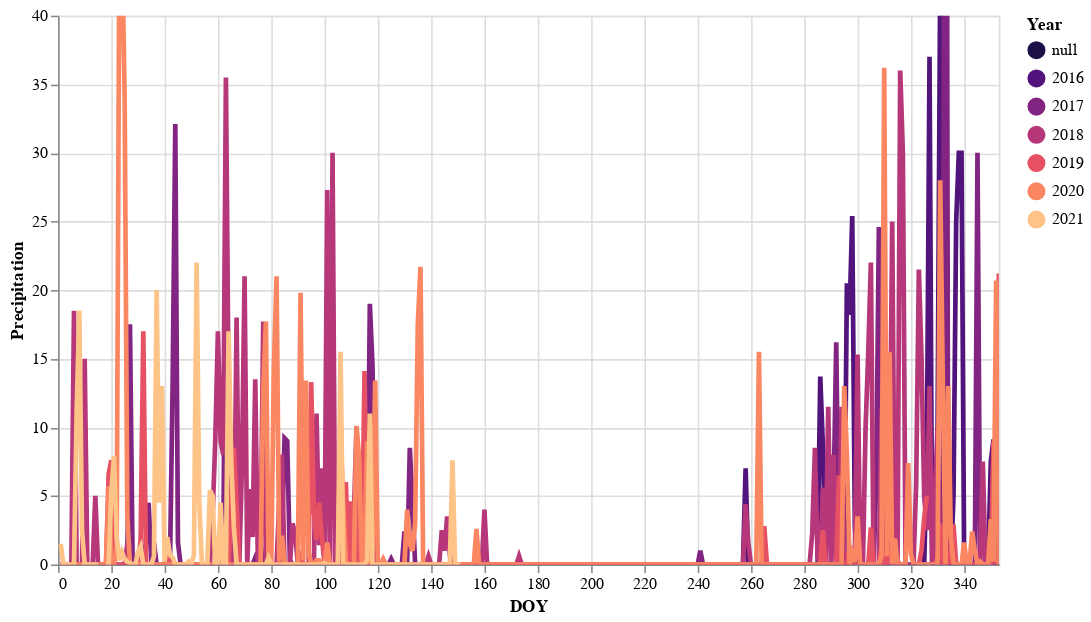

Source (notebook cell):
### Code cell
highlight = alt.selection(
    type='single', on='mouseover', fields=['Year'], nearest=True)

base = alt.Chart(data_meteo_2).encode(
    x=alt.X('DOY:Q', scale=alt.Scale(domain=[0, 353], clamp=True)),
    y=alt.Y('Precipitation:Q', scale=alt.Scale(domain=[0, 40])),
    color=alt.Color('Year:O', scale=alt.Scale(scheme='magma')))

points = base.mark_circle().encode(
    opacity=alt.value(0),
    tooltip=[
        alt.Tooltip('Year:O', title='Year'),
        alt.Tooltip('DOY:Q', title='DOY'),
        alt.Tooltip('Precipitation:Q', title='NDVI')
    ]).add_selection(highlight)

lines = base.mark_line().encode(
    size=alt.condition(~highlight, alt.value(1), alt.value(3)))

(points + lines).properties(width=600, height=350).interactive()

### Figure 1 — Vega-Lite specification as saved in the notebook (floating-point values rounded to 4 significant figures; data arrays with more than 128 entries replaced by an {"elided": "..."} marker saying what was removed)
{"config": {"view": {"continuousWidth": 400, "continuousHeight": 300}}, "layer": [{"mark": "circle", "encoding": {"color": {"type": "ordinal", "field": "Year", "scale": {"scheme": "magma"}}, "opacity": {"value": 0}, "tooltip": [{"type": "ordinal", "field": "Year", "title": "Year"}, {"type": "quantitative", "field": "DOY", "title": "DOY"}, {"type": "quantitative", "field": "Precipitation", "title": "NDVI"}], "x": {"type": "quantitative", "field": "DOY", "scale": {"clamp": true, "domain": [0, 353]}}, "y": {"type": "quantitative", "field": "Precipitation", "scale": {"domain": [0, 40]}}}, "selection": {"selector001": {"type": "single", "on": "mouseover", "fields": ["Year"], "nearest": true}, "selector002": {"type": "interval", "bind": "scales", "encodings": ["x", "y"]}}}, {"mark": "line", "encoding": {"color": {"type": "ordinal", "field": "Year", "scale": {"scheme": "magma"}}, "size": {"condition": {"value": 1, "selection": {"not": "selector001"}}, "value": 3}, "x": {"type": "quantitative", "field": "DOY", "scale": {"clamp": true, "domain": [0, 353]}}, "y": {"type": "quantitative", "field": "Precipitation", "scale": {"domain": [0, 40]}}}}], "data": {"name": "data-8eced8a5af020f3da7d6b0ce3aac0c1a"}, "height": 350, "width": 600, "$schema": "https://vega.github.io/schema/vega-lite/v4.8.1.json", "datasets": {"data-8eced8a5af020f3da7d6b0ce3aac0c1a": {"elided": "1831 records"}}}
